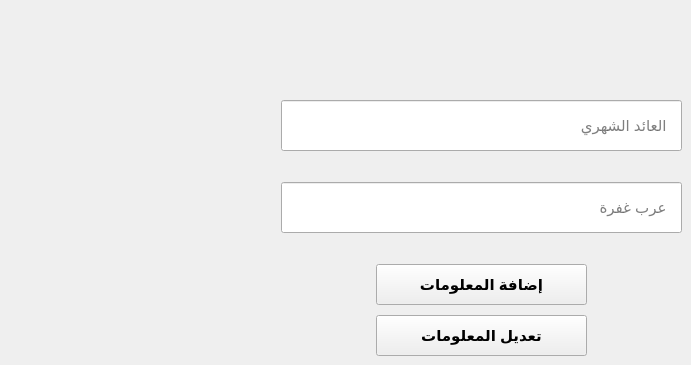
    <widget class="QWidget" name="tab_6">
     <attribute name="title">
      <string>الإيجارات</string>
     </attribute>
     <widget class="QLineEdit" name="lineEdit_65">
      <property name="geometry">
       <rect>
        <x>281</x>
        <y>100</y>
        <width>401</width>
        <height>51</height>
       </rect>
      </property>
      <property name="font">
       <font>
        <pointsize>11</pointsize>
       </font>
      </property>
      <property name="locale">
       <locale language="Arabic" country="Egypt"/>
      </property>
      <property name="alignment">
       <set>Qt::AlignLeading|Qt::AlignLeft|Qt::AlignVCenter</set>
      </property>
      <property name="placeholderText">
       <string>   العائد الشهري</string>
      </property>
     </widget>
     <widget class="QLineEdit" name="lineEdit_66">
      <property name="geometry">
       <rect>
        <x>281</x>
        <y>182</y>
        <width>401</width>
        <height>51</height>
       </rect>
      </property>
      <property name="font">
       <font>
        <pointsize>11</pointsize>
       </font>
      </property>
      <property name="locale">
       <locale language="Arabic" country="Egypt"/>
      </property>
      <property name="alignment">
       <set>Qt::AlignLeading|Qt::AlignLeft|Qt::AlignVCenter</set>
      </property>
      <property name="placeholderText">
       <string>   عرب غفرة</string>
      </property>
     </widget>
     <widget class="QPushButton" name="pushButton_21">
      <property name="geometry">
       <rect>
        <x>376</x>
        <y>315</y>
        <width>211</width>
        <height>41</height>
       </rect>
      </property>
      <property name="font">
       <font>
        <pointsize>11</pointsize>
        <weight>75</weight>
        <bold>true</bold>
       </font>
      </property>
      <property name="text">
       <string>تعديل المعلومات</string>
      </property>
     </widget>
     <widget class="QPushButton" name="pushButton_22">
      <property name="geometry">
       <rect>
        <x>376</x>
        <y>264</y>
        <width>211</width>
        <height>41</height>
       </rect>
      </property>
      <property name="font">
       <font>
        <pointsize>11</pointsize>
        <weight>75</weight>
        <bold>true</bold>
       </font>
      </property>
      <property name="text">
       <string>إضافة المعلومات</string>
      </property>
     </widget>
    </widget>
